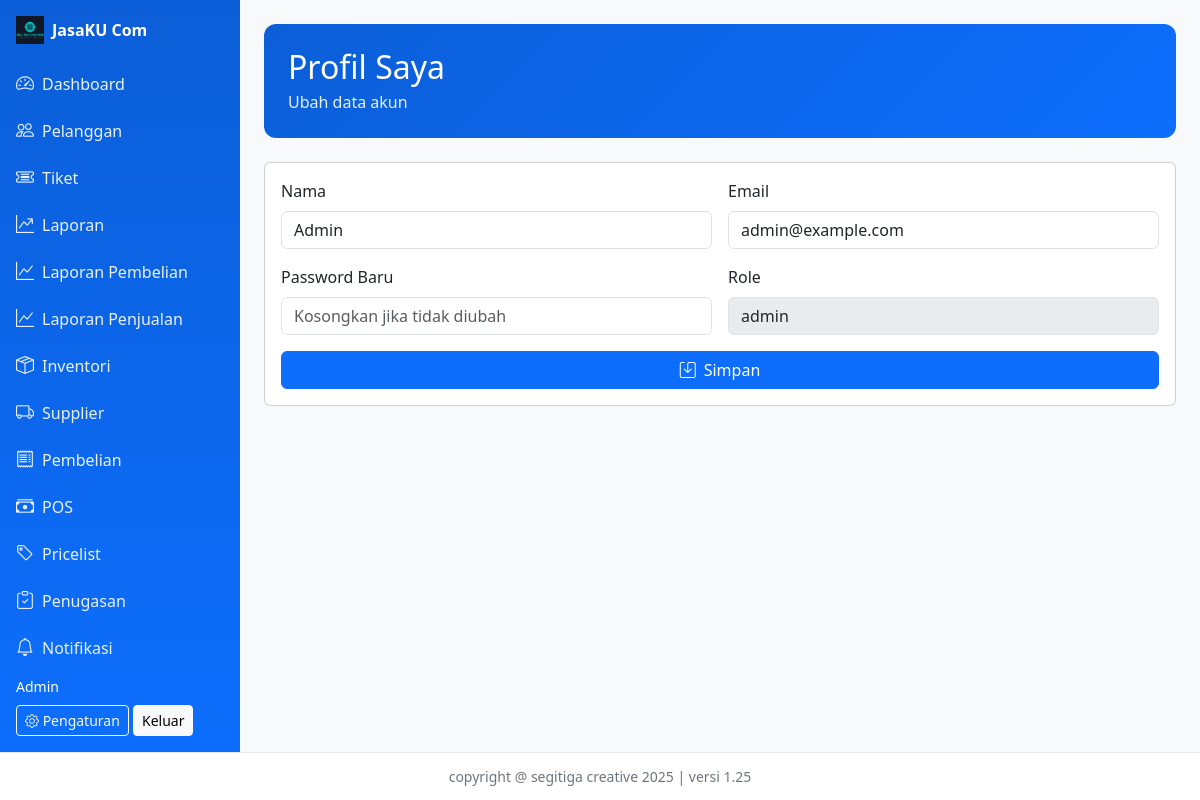
The app's page /index.php?r=profile/index (signed in) with its own data.
### tables this page shows
CREATE TABLE `users` (
  `id` int(11) NOT NULL,
  `name` varchar(100) NOT NULL,
  `email` varchar(150) NOT NULL,
  `password` varchar(255) NOT NULL,
  `role` enum('admin','teknisi','kasir') NOT NULL,
  `created_at` timestamp NOT NULL DEFAULT current_timestamp()
);

### core/Controller.php (called while the page is built, shortened)
<?php
class Controller {
    protected function render($view, $params = []) {
        include __DIR__ . '/../views/layouts/main.php';
    }
}

### controllers/ProfileController.php (called while the page is built, shortened)
<?php
require_once __DIR__ . '/../core/Controller.php';
class ProfileController extends Controller {
    public function index(){
        $pdo = db();
        $stmt = $pdo->prepare('SELECT id,name,email,role FROM users WHERE id=?');
        $stmt->execute([$_SESSION['user_id']]);
        $user = $stmt->fetch();
        $this->render('profile/index', compact('user','info'));
    }
}

### core/Router.php (called while the page is built, shortened)
<?php
class Router {
    public function dispatch() {
        $route = $_GET['r'] ?? 'home/index';
        [$controller, $action] = array_pad(explode('/', $route), 2, 'index');
        $obj = new $class();
        $obj->$action();
    }
}

### public/index.php (called while the page is built)
<?php
require_once __DIR__ . '/../core/Router.php';
$router = new Router();
$router->dispatch();

### views/profile/index.php (the view, shortened to what this page needs)
<div class="dashboard-hero mb-4"><div class="d-flex justify-content-between align-items-center"><div><h2 class="mb-1">Profil Saya</h2><div class="subtitle">Ubah data akun</div></div><div></div></div></div>
<form method="post" class="card"><div class="card-body">
<div class="row g-3">
  <div class="col-md-6"><label class="form-label">Nama</label><input name="name" class="form-control" value="<?= htmlspecialchars($user['name'] ?? '') ?>" required></div>
  <div class="col-md-6"><label class="form-label">Email</label><input name="email" type="email" class="form-control" value="<?= htmlspecialchars($user['email'] ?? '') ?>" required></div>
  <div class="col-md-6"><label class="form-label">Password Baru</label><input name="password" type="password" class="form-control" placeholder="Kosongkan jika tidak diubah"></div>
  <div class="col-md-6"><label class="form-label">Role</label><input class="form-control" value="<?= htmlspecialchars($user['role'] ?? '') ?>" disabled></div>
</div>
<div class="d-grid mt-3"><button class="btn btn-primary" type="submit"><i class="bi bi-save me-2"></i>Simpan</button></div>
</div></form>

### public/assets/css/style.css (style rules this page uses)
:root { --blue-600: #0d6efd; --blue-700: #0b5ed7; --blue-800: #0a58ca; --blue-100: #e7f1ff; --footer-h: 48px; }
body { background-color: #f8f9fa; }
.dashboard-hero { background: linear-gradient(135deg, var(--blue-700), var(--blue-600)); color: #fff; border-radius: 12px; padding: 24px; }
.dashboard-hero .subtitle { opacity: .9; }
.layout-page { padding-bottom: 0 !important; overflow-y: hidden; height: 100vh; }

### records on screen
users: name "Admin", email "admin@example.com", role "admin"

### other values on screen
$store_name!==''?$store_name:ucfirst($role) "JasaKU Com"
$_SESSION['name'] "Admin"
